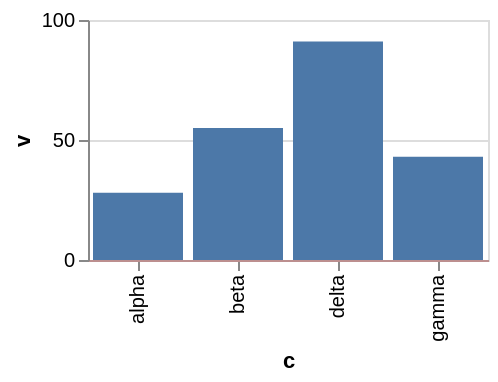

Describe this chart as a Vega-Lite specification.
### Vega-Lite specification from a JSON file in a GitHub repository (floating-point values rounded to 4 significant figures)
{"$schema": "https://vega.github.io/schema/vega-lite/v6.json", "width": 200, "height": 120, "data": {"values": [{"c": "alpha", "v": 28, "w": 3, "t": "2024-01-07"}, {"c": "beta", "v": 55, "w": 7, "t": "2024-03-19"}, {"c": "gamma", "v": 43, "w": 5, "t": "2024-06-02"}, {"c": "delta", "v": 91, "w": 9, "t": "2024-09-11"}]}, "mark": "bar", "encoding": {"x": {"field": "c", "type": "nominal"}, "y": {"field": "v", "type": "quantitative"}}, "config": {"axisX": {"domainColor": "rosybrown"}}}
